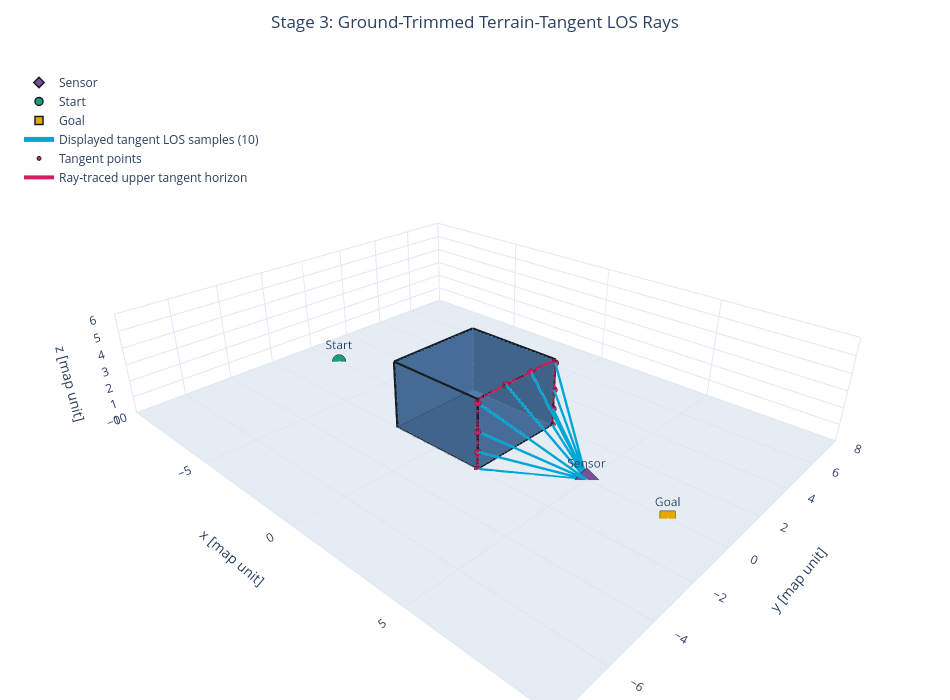

Notebook code cell kept with this figure:
### Markdown cell above
### Stage 3 interactive visual confirmation

Cyan segments are ten visualization samples from the ray-traced tangent contour. The open magenta horizon includes only elevated top and lateral terrain tangencies. Ground-contact candidates and the artificial bottom closing segment are excluded.

### Code cell
stage_03_figure = plot_tangent_los_rays(
    terrain_map,
    mission_points,
    tangent_contour,
    visualization_rays,
)
stage_03_figure.show()

### Figure 1 — Plotly figure (JSON) as saved in the notebook; plotly's stock layout.template omitted (floating-point values rounded to 4 significant figures; data arrays with more than 128 entries replaced by an {"elided": "..."} marker saying what was removed)
{"data": [{"color": "#d9e2ec", "flatshading": true, "hovertemplate": "Ground plane<br>x=%{x:.2f} map unit<br>y=%{y:.2f} map unit<br>z=%{z:.2f} map unit<extra></extra>", "i": [0, 0], "j": [1, 2], "k": [2, 3], "name": "Ground plane", "opacity": 0.72, "type": "mesh3d", "x": [-10.0, 10.0, 10.0, -10.0], "y": [-8.0, -8.0, 8.0, 8.0], "z": [0.0, 0.0, 0.0, 0.0]}, {"color": "#4c78a8", "flatshading": true, "hovertemplate": "Obstacle terrain<br>x=%{x:.2f} map unit<br>y=%{y:.2f} map unit<br>z=%{z:.2f} map unit<extra></extra>", "i": [0, 0, 4, 4, 0, 0, 1, 1, 2, 2, 3, 3], "j": [2, 3, 5, 6, 1, 5, 2, 6, 3, 7, 0, 4], "k": [1, 2, 6, 7, 5, 4, 6, 5, 7, 6, 4, 7], "name": "Obstacle terrain", "opacity": 0.9, "type": "mesh3d", "x": [-2.0, 2.0, 2.0, -2.0, -2.0, 2.0, 2.0, -2.0], "y": [-2.0, -2.0, 2.0, 2.0, -2.0, -2.0, 2.0, 2.0], "z": [0.0, 0.0, 0.0, 0.0, 4.0, 4.0, 4.0, 4.0]}, {"hoverinfo": "skip", "line": {"color": "#17202a", "width": 5}, "mode": "lines", "name": "Terrain edges", "showlegend": false, "type": "scatter3d", "x": [-2, 2, null, 2, 2, null, 2, -2, null, -2, -2, null, -2, 2, null, 2, 2, null, 2, -2, null, -2, -2, null, -2, -2, null, 2, 2, null, 2, 2, null, -2, -2, null], "y": [-2, -2, null, -2, 2, null, 2, 2, null, 2, -2, null, -2, -2, null, -2, 2, null, 2, 2, null, 2, -2, null, -2, -2, null, -2, -2, null, 2, 2, null, 2, 2, null], "z": [0, 0, null, 0, 0, null, 0, 0, null, 0, 0, null, 4, 4, null, 4, 4, null, 4, 4, null, 4, 4, null, 0, 4, null, 0, 4, null, 0, 4, null, 0, 4, null]}, {"hovertemplate": "Sensor<br>x=%{x:.2f} map unit<br>y=%{y:.2f} map unit<br>z=%{z:.2f} map unit<extra></extra>", "marker": {"color": "#7a5195", "line": {"color": "#17202a", "width": 1.5}, "size": 8, "symbol": "diamond"}, "mode": "markers+text", "name": "Sensor", "text": ["Sensor"], "textposition": "top center", "type": "scatter3d", "x": [5], "y": [0], "z": [0]}, {"hovertemplate": "Start<br>x=%{x:.2f} map unit<br>y=%{y:.2f} map unit<br>z=%{z:.2f} map unit<extra></extra>", "marker": {"color": "#1b9e77", "line": {"color": "#17202a", "width": 1.5}, "size": 8, "symbol": "circle"}, "mode": "markers+text", "name": "Start", "text": ["Start"], "textposition": "top center", "type": "scatter3d", "x": [-8], "y": [0], "z": [0]}, {"hovertemplate": "Goal<br>x=%{x:.2f} map unit<br>y=%{y:.2f} map unit<br>z=%{z:.2f} map unit<extra></extra>", "marker": {"color": "#e6a700", "line": {"color": "#17202a", "width": 1.5}, "size": 8, "symbol": "square"}, "mode": "markers+text", "name": "Goal", "text": ["Goal"], "textposition": "top center", "type": "scatter3d", "x": [8], "y": [0], "z": [0]}, {"hoverinfo": "skip", "line": {"color": "#00a6d6", "width": 5}, "mode": "lines", "name": "Displayed tangent LOS samples (10)", "type": "scatter3d", "x": [5, 2, null, 5, 2, null, 5, 2.0, null, 5, 2, null, 5, 2, null, 5, 2, null, 5, 2, null, 5, 2, null, 5, 2, null, 5, 2, null], "y": [0, 2.0, null, 0, 2.0, null, 0, 2.0, null, 0, 2.0, null, 0, 0.644, null, 0, -0.644, null, 0, -2.0, null, 0, -2.0, null, 0, -2.0, null, 0, -2.0, null], "z": [0, 0.02618, null, 0, 1.034, null, 0, 2.198, null, 0, 3.799, null, 0, 4.0, null, 0, 4.0, null, 0, 3.799, null, 0, 2.198, null, 0, 1.034, null, 0, 0.02618, null]}, {"hovertemplate": "Tangent point<br>x=%{x:.3f} map unit<br>y=%{y:.3f} map unit<br>z=%{z:.3f} map unit<extra></extra>", "marker": {"color": "#d81b60", "line": {"color": "#17202a", "width": 1}, "size": 4, "symbol": "circle"}, "mode": "markers", "name": "Tangent points", "type": "scatter3d", "x": [2.0, 2.0, 2.0, 2.0, 2.0, 2.0, 2.0, 2.0, 2.0, 2.0], "y": [2.0, 2.0, 2.0, 2.0, 0.644, -0.644, -2.0, -2.0, -2.0, -2.0], "z": [0.02618, 1.034, 2.198, 3.799, 4.0, 4.0, 3.799, 2.198, 1.034, 0.02618]}, {"hoverinfo": "skip", "line": {"color": "#d81b60", "width": 4}, "mode": "lines", "name": "Ray-traced upper tangent horizon", "type": "scatter3d", "x": {"elided": "255 float values"}, "y": {"elided": "255 float values"}, "z": {"elided": "255 float values"}}], "layout": {"height": 700, "legend": {"x": 0.02, "y": 0.98}, "margin": {"b": 0, "l": 0, "r": 0, "t": 55}, "scene": {"aspectmode": "data", "camera": {"eye": {"x": 1.55, "y": -1.65, "z": 1.15}, "up": {"x": 0, "y": 0, "z": 1}}, "xaxis": {"range": [-10, 10], "showspikes": false, "title": {"text": "x [map unit]"}}, "yaxis": {"range": [-8, 8], "showspikes": false, "title": {"text": "y [map unit]"}}, "zaxis": {"range": [0, 6], "showspikes": false, "title": {"text": "z [map unit]"}}}, "title": {"text": "Stage 3: Ground-Trimmed Terrain-Tangent LOS Rays", "x": 0.5}, "width": 950}}
